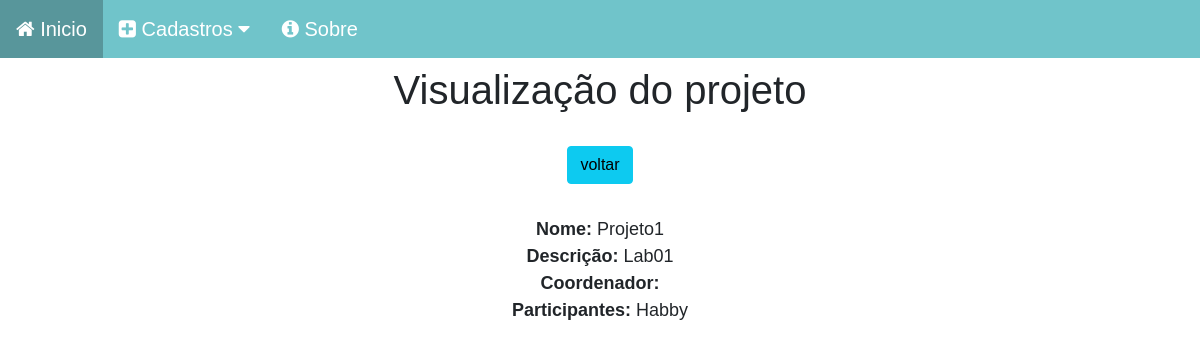
/projeto/view/4, run on the app's committed database.
### projetos_app/models.py (models this page shows, shortened)
class Projeto(models.Model):
    nome = models.CharField(max_length=50)
    descricao = models.CharField(max_length=150)
    coordenador_projeto = models.ForeignKey(Membro, on_delete=models.SET_NULL, related_name='coordenador_projeto', null=True, blank=True)
    participantes = models.ForeignKey(Membro, on_delete=models.SET_NULL, related_name='participantes', null=True, blank=True)
    laboratorio_projeto = models.ForeignKey(Lab, on_delete=models.CASCADE, related_name='laboratorio_projeto', null=True, blank=True)

### membros_app/models.py (models this page shows)
class Membro(models.Model):
    nome = models.CharField(max_length=60)
    email = models.CharField(max_length=30)
    telefone = models.CharField(max_length=20)
    laboratorio = models.ForeignKey(to='laboratorio_app.Lab', on_delete=models.CASCADE,null=True, blank=True)
    membro_perfil = models.ForeignKey(Perfil, on_delete=models.CASCADE, null=True, blank=True)
    def __str__(self):
        return self.nome

### projetos_app/views.py (the view)
# urls.py: path('view/<int:pk>', views.view, name='artView'),
def view(request,pk):
    data = {}
    data['pjt'] = Projeto.objects.get(pk=pk)
    return render(request, 'project_view.html', data)

### projetos_app/templates/project_view.html (shortened to what this page needs)
{% load static %}
<!DOCTYPE html>
<html lang="pt-br">
<head>
    <link href="https://cdn.jsdelivr.net/npm/bootstrap@5.0.2/dist/css/bootstrap.min.css" rel="stylesheet">
    <link rel="stylesheet" href="{% static 'css/estilo.css' %}">
    <link rel="stylesheet" href="https://cdnjs.cloudflare.com/ajax/libs/font-awesome/4.7.0/css/font-awesome.min.css">
</head>
<body>
    <div class="navbar-css">
        <a href="/">
            <i class="fa fa-home" aria-hidden="true"></i>
            Inicio
        </a>
        <div class="dropdown-css">
          <button class="dropbtn-css">
            <i class="fa fa-plus-square" aria-hidden="true"></i>
            Cadastros
            <i class="fa fa-caret-down"></i>
          </button>
        </div>
        <a href="#">
            <i class="fa fa-info-circle" aria-hidden="true"></i>
            Sobre
        </a>
    </div>
    <div class='col-8 m-auto pt-2 pb-2 text-center'>
        <h1>Visualização do projeto</h1>
    </div>
    <div class='col-8 m-auto pt-3 pb-2 text-center'>
        <a href="/projeto/" class="btn btn-info">voltar</a>
    </div>
    <div class='col-8 m-auto pt-4 pb-2 text-center'>
        {% block dados %}
        <strong>Nome: </strong>{{pjt.nome}}<br>
        <strong>Descrição: </strong>{{pjt.descricao}}<br>
        <strong>Coordenador: </strong>{{pjt.coordenador}}<br>
        <strong>Participantes: </strong>{{pjt.participantes}}<br>
        {% endblock dados %}
    </div>
</body>
</html>

### static/css/estilo.css (style rules this page uses)
* { margin: 0; padding: 0; box-sizing: border-box; }
body { font-family: Arial, Helvetica, sans-serif; font-size: 18px; }
.navbar-css { overflow: hidden; background-color: #70C4CA; }
.navbar-css a { float: left; font-size: 20px; color: white; text-align: center; padding: 14px 16px; text-decoration: none; }
.dropdown-css { float: left; overflow: hidden; }
.dropdown-css .dropbtn-css { font-size: 20px; border: none; outline: none; color: white; padding: 14px 16px; background-color: inherit; font-family: inherit; margin: 0; }

### data on the page
Projeto: nome "Projeto1", descricao "Lab01", participantes "Habby"
